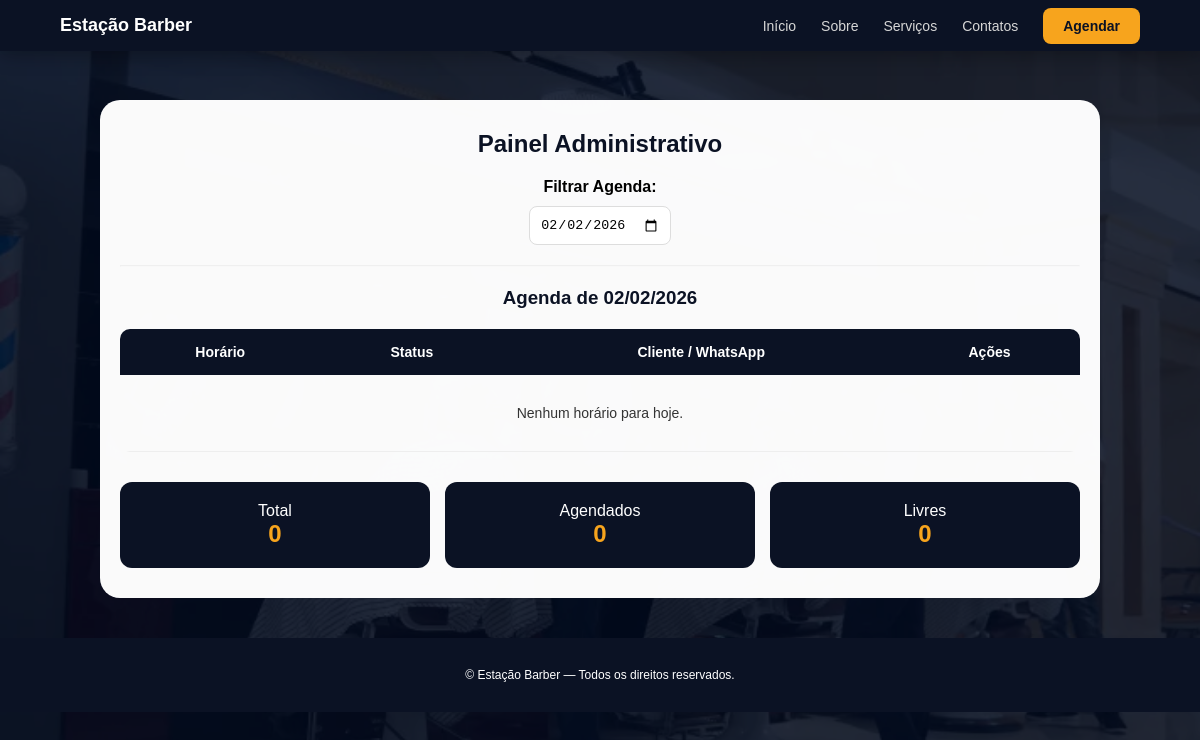
/agendamentos/painel_adm/2026-02-02/, run on an earlier commit of the app's database.
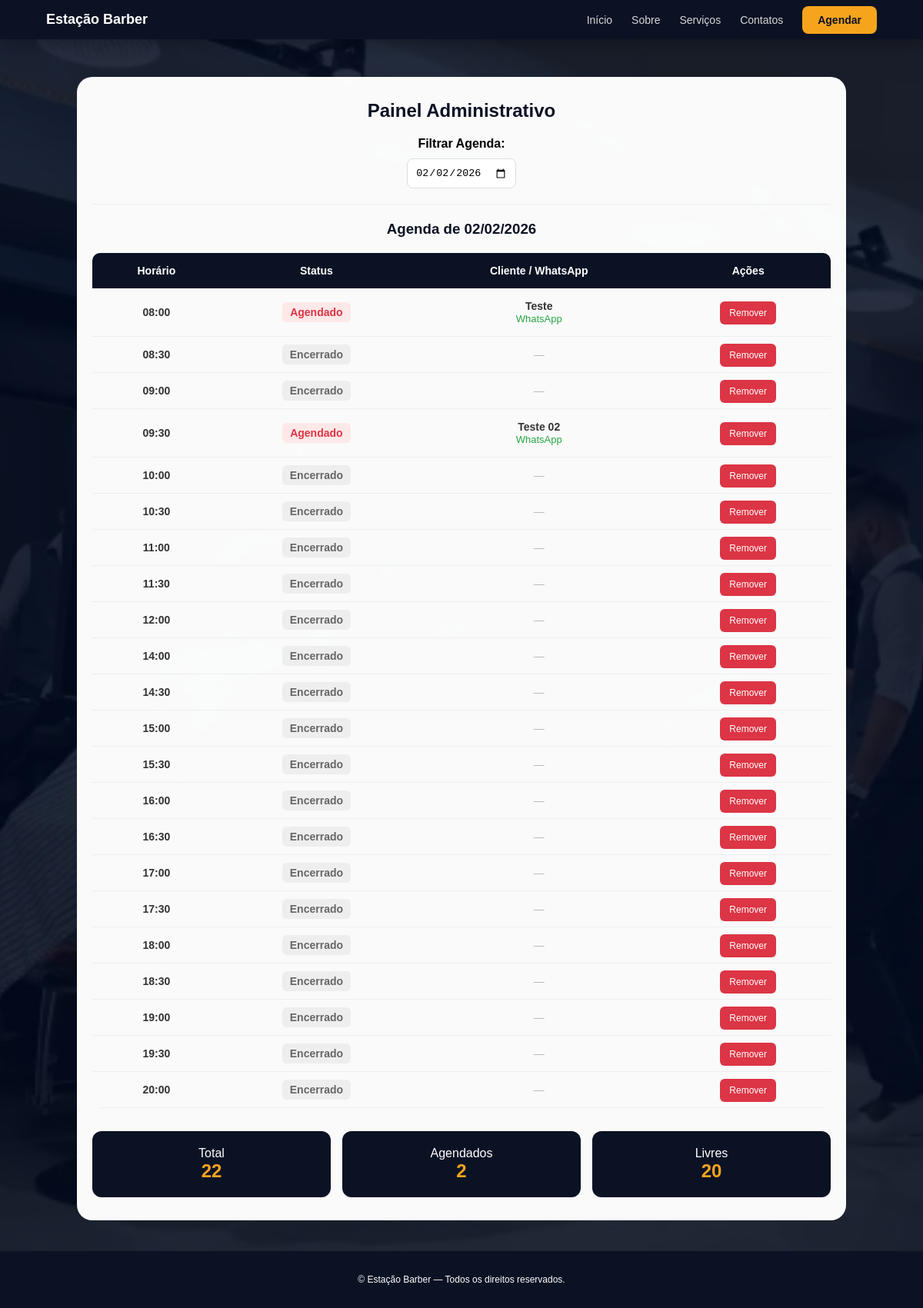
And on a later commit of the database.
### barbearia_admin/models.py (models this page shows, shortened)
class Disponibilidade(models.Model):
    data = models.DateField(default=timezone.now)
    horario = models.TimeField()
    disponivel = models.BooleanField(default=True)

class Agendamento(models.Model):
    nome = models.CharField(max_length=120)
    telefone = models.CharField(max_length=20)
    data = models.DateField(default=timezone.now)
    horario = models.TimeField()
    class Meta:
        unique_together = ('data', 'horario')

### barbearia_admin/views.py (the view)
# urls.py: path('painel_adm/', views.painel_adm, name='painel_adm'),
def painel_adm(request, data=None):
    try:
        if data:
            hoje = datetime.strptime(data, "%Y-%m-%d").date()
        else:
            hoje_str = request.GET.get("data")
            if hoje_str:
                hoje = datetime.strptime(hoje_str, "%Y-%m-%d").date()
            else:
                hoje = datetime.today().date()
        horarios = Disponibilidade.objects.filter(data=hoje).order_by("horario")
        agora = datetime.now()
        agendamentos = Agendamento.objects.filter(data=hoje)
        agendados_dict = {ag.horario: ag for ag in agendamentos}
        for h in horarios:
            h.passou = datetime.combine(h.data, h.horario) < agora
            ag = agendados_dict.get(h.horario)
            if ag:
                h.cliente_nome = ag.nome
                h.cliente_telefone = re.sub(r'\D', '', str(ag.telefone))
            else:
                h.cliente_nome = None
                h.cliente_telefone = None
        total_horarios = horarios.count()
        total_agendados = len(agendamentos)
        return render(request, "admin/painel_adm.html", {
            "hoje": hoje,
            "horarios": horarios,
            "total_horarios": total_horarios,
            "total_agendados": total_agendados,
            "total_livres": total_horarios - total_agendados
        })
    except Exception as e:
        print(f"Erro no Painel ADM: {e}")
        raise e

### barbearia_admin/templates/admin/painel_adm.html (shortened to what this page needs)
<!DOCTYPE html>
<html lang="pt-BR">
<head>
</head>
<body>
<nav class="navbar">
        <a href="../../../" class="navbar-brand">Estação Barber</a>
        <ul class="navbar-links" id="mobileMenu">
            <li><a href="../../../">Início</a></li>
            <li><a href="#sobre">Sobre</a></li>
            <li><a href="#servicos">Serviços</a></li>
            <li><a href="#contatos">Contatos</a></li>
            <li><a href="{% url 'tela_agendamento' %}" class="btn-agendar">Agendar</a></li>
        </ul>
    </nav>
    <div class="container">
        <h1>Painel Administrativo</h1>
        <form>
            <div class="date-selector" style="margin-bottom: 20px;">
                <label style="font-weight: 600;">Filtrar Agenda:</label><br>
                <input type="date"
                       style="padding: 10px; border-radius: 8px; border: 1px solid #ddd; margin-top: 10px;"
                       value="{{ hoje|date:'Y-m-d' }}"
                       onchange="window.location.href='/agendamentos/painel_adm/' + this.value">
            </div>
        </form>
        <hr style="opacity: 0.1;">
        <h3 style="margin: 20px 0; color: #0B1224;">Agenda de {{ hoje|date:"d/m/Y" }}</h3>
        <div class="table-wrapper">
            <table>
                <thead>
                    <tr>
                        <th>Horário</th>
                        <th>Status</th>
                        <th>Cliente / WhatsApp</th>
                        <th>Ações</th>
                    </tr>
                </thead>
                <tbody>
                    {% for h in horarios %}
                    <tr>
                        <td style="font-weight: 700;">{{ h.horario|time:"H:i" }}</td>
                        <td>
                            {% if h.cliente_nome %}
                                <span class="status-agendado">Agendado</span>
                            {% elif h.passou %}
                                <span class="status-passado">Encerrado</span>
                            {% else %}
                                <span class="status-livre">Livre</span>
                            {% endif %}
                        </td>
                        <td>
                            {% if h.cliente_nome %}
                                <div>
                                    <span style="font-weight: 600;">{{ h.cliente_nome }}</span><br>
                                    <a href="https://wa.me/{{ h.cliente_telefone }}" target="_blank" style="color: #28a745; text-decoration: none; font-size: 13px;">
                                        WhatsApp
                                    </a>
                                </div>
                            {% else %}
                                <span style="color: #bbb;">—</span>
                            {% endif %}
                        </td>
                        <td>
                            {% if h.id %}
                                <a href="{% url 'remover_horario' h.id %}" class="btn-remover" onclick="return confirm('Deseja remover?')">Remover</a>
                            {% else %}—{% endif %}
                        </td>
                    </tr>
                    {% empty %}
                    <tr><td colspan="4" style="padding: 30px;">Nenhum horário para hoje.</td></tr>
                    {% endfor %}
                </tbody>
            </table>
        </div>
        <div class="stats">
            <div class="stat-card"><p>Total</p><strong>{{ total_horarios }}</strong></div>
            <div class="stat-card"><p>Agendados</p><strong>{{ total_agendados }}</strong></div>
            <div class="stat-card"><p>Livres</p><strong>{{ total_livres }}</strong></div>
        </div>
    </div>
    <footer class="footer">
        <p>© Estação Barber — Todos os direitos reservados.</p>
    </footer>
</body>
</html>

What changed in the data, as far as the page shows it:
now on this page (row edited): Disponibilidade: horario "08:00", shows "Agendado", cliente_nome "Teste", shows "Remover"
now on this page (row edited): Disponibilidade: horario "08:30", shows "Encerrado", shows "Remover"
now on this page (row edited): Disponibilidade: horario "09:00", shows "Encerrado", shows "Remover"
now on this page (row edited): Disponibilidade: horario "09:30", shows "Agendado", cliente_nome "Teste 02", shows "Remover"
now on this page (row edited): Disponibilidade: horario "10:00", shows "Encerrado", shows "Remover"
now on this page (row edited): Disponibilidade: horario "10:30", shows "Encerrado", shows "Remover"
now on this page (row edited): Disponibilidade: horario "11:00", shows "Encerrado", shows "Remover"
now on this page (row edited): Disponibilidade: horario "11:30", shows "Encerrado", shows "Remover"
now on this page (row edited): Disponibilidade: horario "12:00", shows "Encerrado", shows "Remover"
now on this page (row edited): Disponibilidade: horario "14:00", shows "Encerrado", shows "Remover"
now on this page (row edited): Disponibilidade: horario "14:30", shows "Encerrado", shows "Remover"
now on this page (row edited): Disponibilidade: horario "15:00", shows "Encerrado", shows "Remover"
now on this page (row edited): Disponibilidade: horario "15:30", shows "Encerrado", shows "Remover"
now on this page (row edited): Disponibilidade: horario "16:00", shows "Encerrado", shows "Remover"
now on this page (row edited): Disponibilidade: horario "16:30", shows "Encerrado", shows "Remover"
now on this page (row edited): Disponibilidade: horario "17:00", shows "Encerrado", shows "Remover"
now on this page (row edited): Disponibilidade: horario "17:30", shows "Encerrado", shows "Remover"
now on this page (row edited): Disponibilidade: horario "18:00", shows "Encerrado", shows "Remover"
now on this page (row edited): Disponibilidade: horario "18:30", shows "Encerrado", shows "Remover"
now on this page (row edited): Disponibilidade: horario "19:00", shows "Encerrado", shows "Remover"
now on this page (row edited): Disponibilidade: horario "19:30", shows "Encerrado", shows "Remover"
now on this page (row edited): Disponibilidade: horario "20:00", shows "Encerrado", shows "Remover"
Also different on the page:
{{ total_horarios }}: "0" → "22"
{{ total_agendados }}: "0" → "2"
{{ total_livres }}: "0" → "20"
text no longer shown: "Nenhum horário para hoje."
